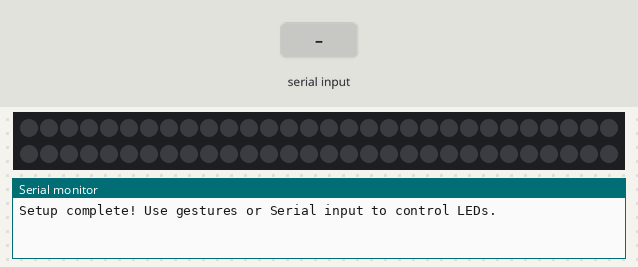
Bench run of a sketch on a simulated Arduino Uno, built for the host (arithmetic inside an expression is 32-bit, double 64-bit). Parts: 60 RGB LEDs in strip order, left to right, continuing on the next row, the last lines printed to the serial monitor. The inputs (shaded band) are chosen by the test bench. Dim RGB values are drawn brighter than linear.

Above: at 1.2 s.
1.3 s: "1\n" received over Serial
At 2.5 s:
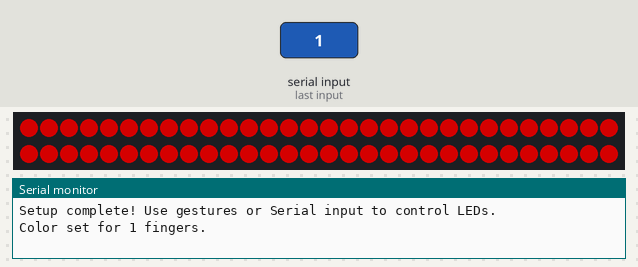
2.8 s: "2\n" received over Serial
At 3.8 s:
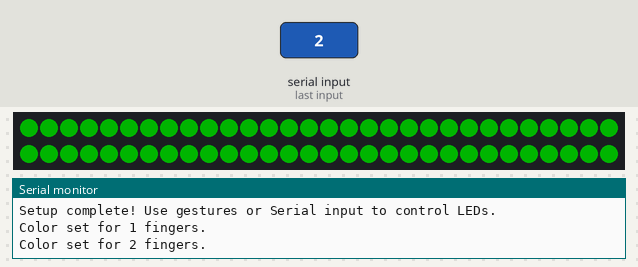
4.3 s: "3\n" received over Serial
At 5.0 s:
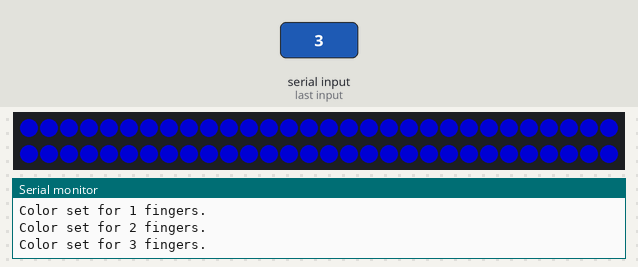
5.8 s: "4\n" received over Serial
At 6.2 s:
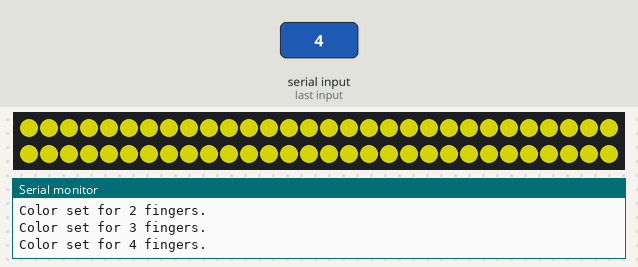
7.3 s: "5\n" received over Serial
At 8.5 s:
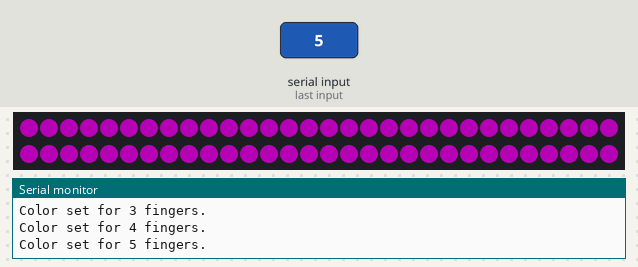
Timing chart, 0 to 9.8 s (numbered marks = the images above; inputs shaded):
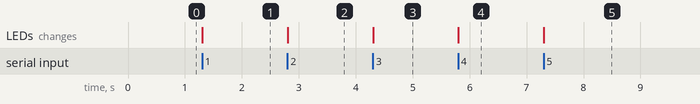

The sketch:

ArduinoCode.ino
```cpp
#include <FastLED.h>
#include <Wire.h>
#include <Adafruit_APDS9960.h>

// Define the LED strip configuration
#define DATA_PIN    9        // Pin connected to WS2811 strip
#define NUM_LEDS    60       // Number of LEDs
#define BRIGHTNESS  128      // Default brightness level
#define LED_TYPE    WS2811   // LED type
#define COLOR_ORDER RGB      // Color order

CRGB leds[NUM_LEDS];
// start with LEDs off
CRGB currentColor = CRGB::Black;

// Initialize gesture sensor
Adafruit_APDS9960 apds;

// variable for gesture-controlled brightness and color
// get the last gesture time
uint8_t brightness = BRIGHTNESS;
uint8_t colorIndex = 0;
uint8_t previousGesture = 0;
unsigned long lastGestureTime = 0;

void setup() {
  Serial.begin(9600); // For Serial communication

  // Initialize LED strip
  FastLED.addLeds<LED_TYPE, DATA_PIN, COLOR_ORDER>(leds, NUM_LEDS);
  FastLED.setBrightness(brightness);
  fill_solid(leds, NUM_LEDS, currentColor);
  FastLED.show();

  // Initialize Gesture Sensor
  Wire.begin();
  if (!apds.begin()) {
    Serial.println("Failed to initialize APDS9960 sensor!");
    while (1);
  }
  apds.enableGesture(true);

  // Configure gesture sensitivity
  //apds.setGestureGain(APDS9960_GAIN_4X);  // Increase the gain for better sensitivity
  //apds.setGestureThreshold(10);           // Set an appropriate threshold for detecting gestures

  Serial.println("Setup complete! Use gestures or Serial input to control LEDs.");
}

void loop() {
  // Handle Serial input for finger count
  if (Serial.available() > 0) {
    int fingers = Serial.parseInt();

    while (Serial.available() > 0) {
      Serial.read();  // Clear any remaining data
    }

    if (fingers >= 0 && fingers <= 5) {
      CRGB chosenColor = getColorForFingers(fingers);

      if (chosenColor != currentColor) {
        currentColor = chosenColor;
        fill_solid(leds, NUM_LEDS, currentColor);
        FastLED.show();

        Serial.print("Color set for ");
        Serial.print(fingers);
        Serial.println(" fingers.");
      } else {
        Serial.println("Same color as current, no update made.");
      }
    } else {
      Serial.println("Invalid input. Please send a number between 0 and 5.");
    }
  }

  if (apds.gestureValid()) {
    uint8_t gesture = apds.readGesture();

    // use a timer to make sure we aren't rendering the same thing twice
    if (gesture != previousGesture && millis() - lastGestureTime > 200) {
      previousGesture = gesture;
      lastGestureTime = millis();

      switch (gesture) {
        // increase the brightness on right swipe and account for overflow
        case APDS9960_RIGHT:
          brightness += 75;
          if (brightness > 180) brightness = 255;
          updateLEDs();
          break;

        // reduce the brightness on left swipe and account for overflow
        case APDS9960_LEFT:
          brightness -= 75;
          if (brightness < 75) brightness = 0;
          updateLEDs();
          break;

        default:
          break;
      }
    }
  }
}

// make a basic helper that can update the Fast LED lights
// brightness and color index are what are important here
void updateLEDs() {
  FastLED.setBrightness(brightness);
  fill_solid(leds, NUM_LEDS, CHSV(colorIndex, 255, 255));
  FastLED.show();
}

// get the leds that we want to show
CRGB getColorForFingers(int count) {
  switch (count) {
    case 1:  return CRGB::Red;
    case 2:  return CRGB::Green;
    case 3:  return CRGB::Blue;
    case 4:  return CRGB::Yellow;
    case 5:  return CRGB::Purple;
    default: return CRGB::White;
  }
}
```

Measured:
- after the input at 1.3 s, the LEDs: change at once (image 1)
- after the input at 2.8 s, the LEDs: change at once (image 2)
- after the input at 4.3 s, the LEDs: change at once (image 3)
- after the input at 5.8 s, the LEDs: change at once (image 4)
- after the input at 7.3 s, the LEDs: change at once (image 5)
